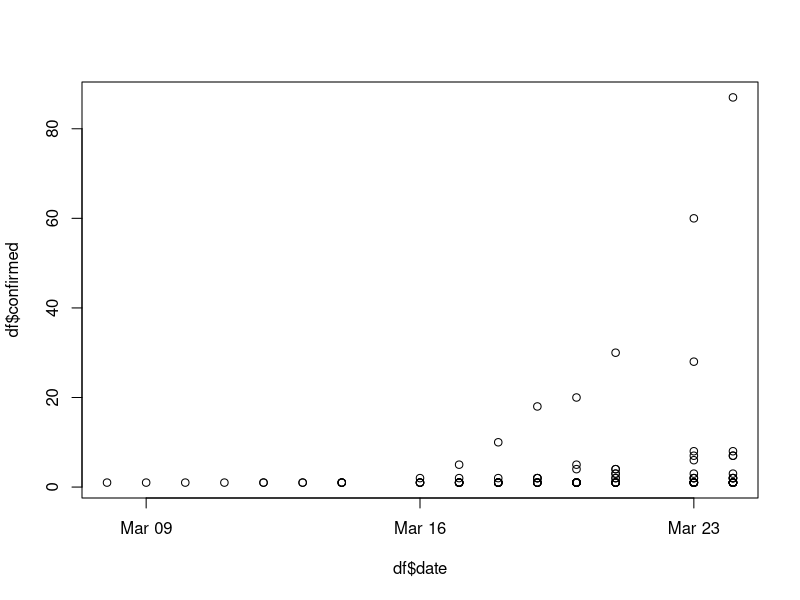
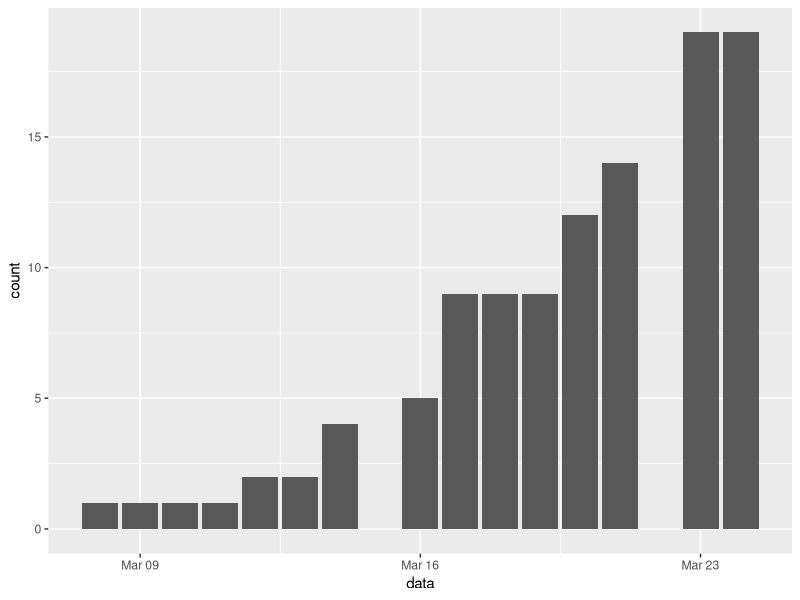

The R source for these figures, in order:
library(ggplot2)
library(tidyverse)


df <- read.csv('covid19_trat.csv')
df$date <- as.Date(df$date)

plot(df$date, df$confirmed)
data <- df$date
confir <- df$confirmed

ser <- data.frame(data,confir)

ggplot(data = ser) +
  geom_bar(aes(x=data))


